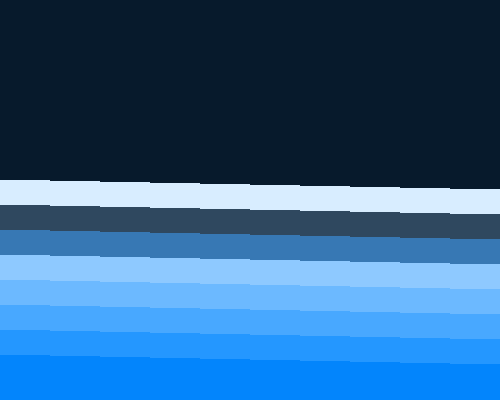
Frame 1 (no input)
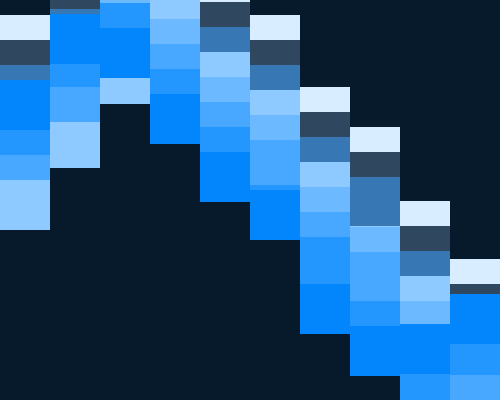
Frame 60 (the mouse pressed at the canvas centre just before this capture)
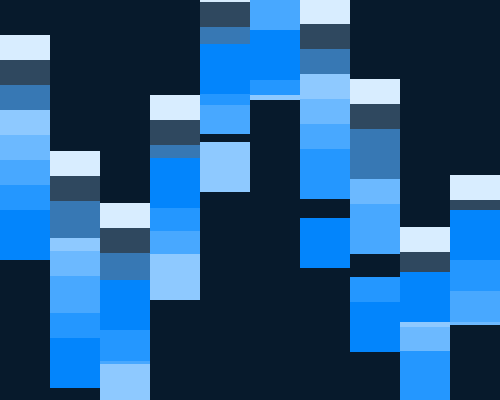
Frame 120 (the mouse held since frame 60 and released just before this capture)

The Processing sketch that drew these frames (run headless with seeded random() and noise(); from frame 60 on, the mouse is pressed at the canvas centre):

// Processing sketch: processing_33184
// ── processing_33184.pde

int counter = 0;

int[] velY = {5,6,7,8,9,10,11,12,13,14};
int[] velYa = {5,6,7,8,9,10,11,12,13,14};
int[] velYb = {5,6,7,8,9,10,11,12,13,14};
int[] velYc = {5,6,7,8,9,10,11,12,13,14};
int[] velYd = {5,6,7,8,9,10,11,12,13,14};
int[] velYe = {5,6,7,8,9,10,11,12,13,14};
int[] velYf = {5,6,7,8,9,10,11,12,13,14};
int[] velYg = {5,6,7,8,9,10,11,12,13,14};
int[] velYh = {5,6,7,8,9,10,11,12,13,14};
int[] velYi = {5,6,7,8,9,10,11,12,13,14};

int[][] recLocation = {  {0, 350},
                         {50, 350},
                         {100, 350},
                         {150, 350},
                         {200, 350},
                         {250, 350},
                         {300, 350},
                         {350, 350},
                         {400, 350},
                         {450, 350} };
                         
int[][] recLocationA = {  {0, 325},
                         {50, 325},
                         {100, 325},
                         {150, 325},
                         {200, 325},
                         {250, 325},
                         {300, 325},
                         {350, 325},
                         {400, 325},
                         {450, 325} }; 

int[][] recLocationB = {  {0, 300},
                         {50, 300},
                         {100, 300},
                         {150, 300},
                         {200, 300},
                         {250, 300},
                         {300, 300},
                         {350, 300},
                         {400, 300},
                         {450, 300} }; 

int[][] recLocationC = {  {0, 275},
                         {50, 275},
                         {100, 275},
                         {150, 275},
                         {200, 275},
                         {250, 275},
                         {300, 275},
                         {350, 275},
                         {400, 275},
                         {450, 275} }; 

int[][] recLocationD = {  {0, 250},
                         {50, 250},
                         {100, 250},
                         {150, 250},
                         {200, 250},
                         {250, 250},
                         {300, 250},
                         {350, 250},
                         {400, 250},
                         {450, 250} }; 

int[][] recLocationE = {  {0, 225},
                         {50, 225},
                         {100, 225},
                         {150, 225},
                         {200, 225},
                         {250, 225},
                         {300, 225},
                         {350, 225},
                         {400, 225},
                         {450, 225} }; 
 
int[][] recLocationF = {  {0, 200},
                         {50, 200},
                         {100, 200},
                         {150, 200},
                         {200, 200},
                         {250, 200},
                         {300, 200},
                         {350, 200},
                         {400, 200},
                         {450, 200} }; 
 
int[][] recLocationG = {  {0, 175},
                         {50, 175},
                         {100, 175},
                         {150, 175},
                         {200, 175},
                         {250, 175},
                         {300, 175},
                         {350, 175},
                         {400, 175},
                         {450, 175} }; 
 
int[][] recLocationH = {  {0, 150},
                         {50, 150},
                         {100, 150},
                         {150, 150},
                         {200, 150},
                         {250, 150},
                         {300, 150},
                         {350, 150},
                         {400, 150},
                         {450, 150} }; 
 
int[][] recLocationI = {  {0, 125},
                         {50, 125},
                         {100, 125},
                         {150, 125},
                         {200, 125},
                         {250, 125},
                         {300, 125},
                         {350, 125},
                         {400, 125},
                         {450, 125} };                         
void setup(){
  size(500, 400);
  background(71, 139, 67);
  frameRate(30);

  
}
//
//void mouseClicked(){
//  if(mouseX > 0 && mouseX < 50){
//    for(int k=0; k<10; k++){
//    velY[k] = -velY[k];
//    }
//  }
//  
//}
  
   
void draw(){
  
    background(7, 26, 44);
  

    

    noStroke();
    
       for(int k=0; k<10; k++){
      fill(216, 237, 255);
     if (recLocationG[k][1] < 0 || recLocationG[k][1] > 360){
       velYg[k] = -velYg[k];
     }
     recLocationG[k][1] = recLocationG[k][1] + velYb[k];  
     rect(recLocationG[k][0],recLocationG[k][1], 50, 50);
   }
    
       for(int k=0; k<10; k++){
      fill(47, 72, 95);
     if (recLocationF[k][1] < 0 || recLocationF[k][1] > 360){
       velYf[k] = -velYf[k];
     }
     recLocationF[k][1] = recLocationF[k][1] + velYb[k];  
     rect(recLocationF[k][0],recLocationF[k][1], 50, 50);
   }
    
       for(int k=0; k<10; k++){
      fill(55, 120, 180);
     if (recLocationE[k][1] < 0 || recLocationE[k][1] > 360){
       velYe[k] = -velYe[k];
     }
     recLocationE[k][1] = recLocationE[k][1] + velYb[k];  
     rect(recLocationE[k][0],recLocationE[k][1], 50, 50);
   }
    
       for(int k=0; k<10; k++){
      fill(142, 201, 255);
     if (recLocationD[k][1] < 0 || recLocationD[k][1] > 360){
       velYd[k] = -velYd[k];
     }
     recLocationD[k][1] = recLocationD[k][1] + velYd[k];  
     rect(recLocationD[k][0],recLocationD[k][1], 50, 50);
   }
    
       for(int k=0; k<10; k++){
      fill(108, 185, 255);
     if (recLocationC[k][1] < 0 || recLocationC[k][1] > 360){
       velYc[k] = -velYc[k];
     }
     recLocationC[k][1] = recLocationC[k][1] + velYb[k];  
     rect(recLocationC[k][0],recLocationC[k][1], 50, 50);
   }
    
     for(int k=0; k<10; k++){
      fill(72, 168, 255);
     if (recLocationB[k][1] < 0 || recLocationB[k][1] > 360){
       velYb[k] = -velYb[k];
     }
     recLocationB[k][1] = recLocationB[k][1] + velYb[k];  
     rect(recLocationB[k][0],recLocationB[k][1], 50, 50);
   }
    
    for(int k=0; k<10; k++){
      fill(36, 151, 255);
     if (recLocationA[k][1] < 0 || recLocationA[k][1] > 360){
       velYa[k] = -velYa[k];
     }
     recLocationA[k][1] = recLocationA[k][1] + velYa[k];  
     rect(recLocationA[k][0],recLocationA[k][1], 50, 50);
   }
   
   for(int k=0; k<10; k++){
     fill(3, 133, 252);
     if (recLocation[k][1] < 0 || recLocation[k][1] > 360){
       velY[k] = -velY[k];
     }
     recLocation[k][1] = recLocation[k][1] + velY[k];  
     rect(recLocation[k][0],recLocation[k][1], 50, 50);
   }
   
      
    
}
